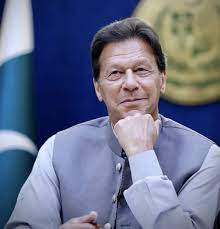
#> input picture imran_khan.jpg, 220 x 229 px
$ jupyter execute computer_vision_task.ipynb
#> lines starting #> are read from the running program, lines starting #| are printed output that depends on the picture; after the words box and inside, x2 and y2 are one past the last pixel; in counts of white or black regions, pixels touching at a corner belong together
[cell 1]
import cv2
from matplotlib import pyplot as plt

[cell 2]
# Load the image in grayscale
img = cv2.imread("imran_khan.jpg", 0)
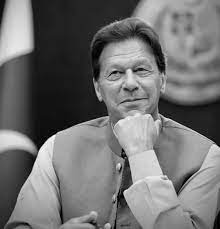
#> img: shape (229, 220); min 0, max 255, mean 113.7

# Display the input image
plt.imshow(img, cmap='gray')
plt.title('Input Image')
plt.show()

# Apply thresholding to segment foreground text from background
threshold_value = 150
max_value = 255
ret, thresh = cv2.threshold(img, threshold_value, max_value, cv2.THRESH_BINARY)
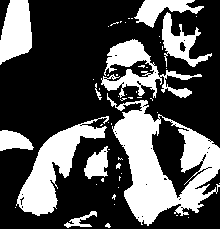
#> thresh: shape (229, 220); 32.5% white; 53 white regions (42 under 20 px), largest, box (x1, y1, x2, y2) and area: (107, 93, 220, 226) 6408, (16, 116, 109, 216) 3152, (101, 39, 202, 98) 2025
#> ret = 150

# Display the thresholded image
plt.imshow(thresh, cmap='gray')
plt.title('Thresholded Image')
plt.show()

# Preprocess the image using morphological operations
kernel = cv2.getStructuringElement(cv2.MORPH_RECT, (3, 3))
morph = cv2.morphologyEx(thresh, cv2.MORPH_OPEN, kernel)
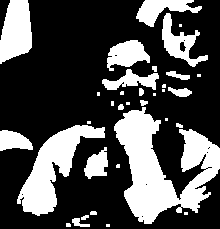
#> morph: shape (229, 220); 30.6% white; 34 white regions (15 under 20 px), largest, box (x1, y1, x2, y2) and area: (114, 107, 220, 224) 5961, (17, 125, 105, 216) 3041, (0, 0, 32, 64) 1547

# Display the morphological processed image
plt.imshow(morph, cmap='gray')
plt.title('Morphological Processed Image')
plt.show()

# Apply a filter to smooth the image
filtered = cv2.medianBlur(morph, 3)
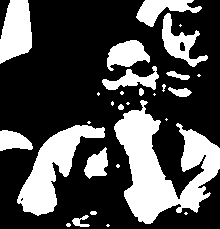
#> filtered: shape (229, 220); 30.5% white; 29 white regions (14 under 20 px), largest, box (x1, y1, x2, y2) and area: (114, 100, 220, 224) 6039, (17, 125, 105, 216) 3047, (0, 0, 32, 64) 1548

# Display the filtered image
plt.imshow(filtered, cmap='gray')
plt.title('Filtered Image')
plt.show()

# Add text to the image
font = cv2.FONT_HERSHEY_SIMPLEX
text = "Pakistan"
color = (250, 250, 250)
thickness = 2
size = cv2.getTextSize(text, font, 1, thickness)[0]
x = int((img.shape[1] - size[0]) / 2)
#> x = 43
y = int((img.shape[0] + size[1]) / 2)
#> y = 125
cv2.putText(filtered, text, (x, y), font, 1, color, thickness, cv2.LINE_AA)
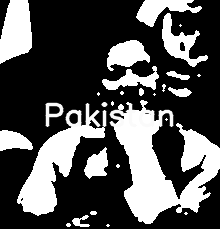
#> filtered: shape (229, 220); 3.05% of pixels changed, all inside (x1, y1, x2, y2) = (45, 102, 174, 128)

# Display the final output image
plt.imshow(filtered, cmap='gray')
plt.title('Output Image')
plt.show()

# Save the output image
cv2.imwrite("output_image.png", filtered)
#> Out = True
